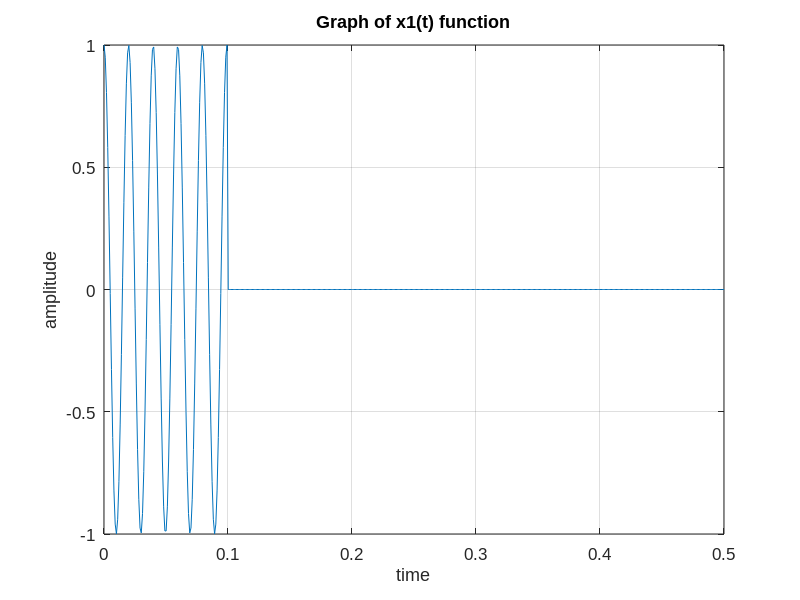
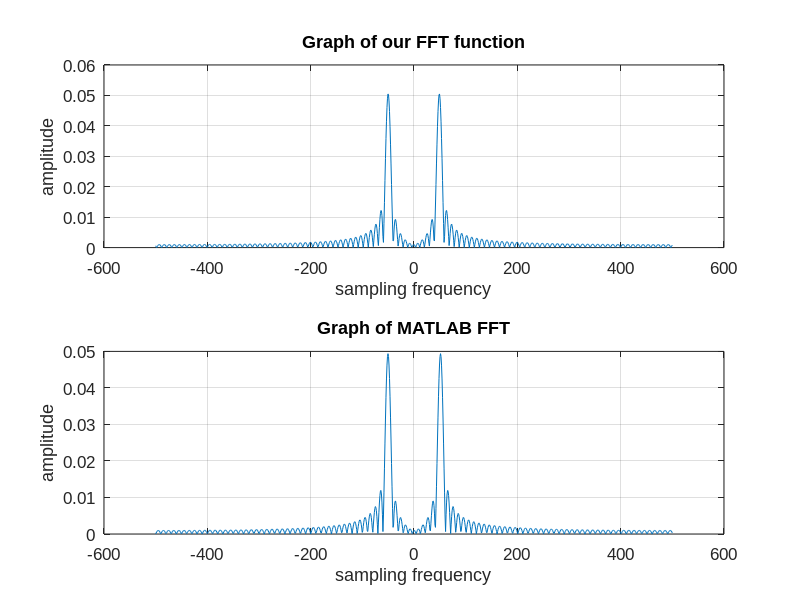
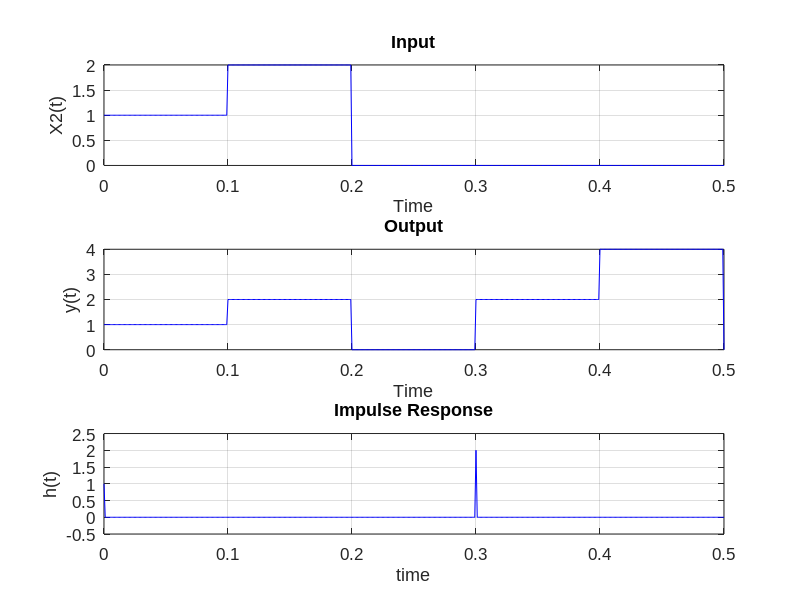

The MATLAB source for these figures, in order:
%part1
fc=50; fs=1000;
time1=linspace(0,0.1,100); time3=linspace(0,0.5,500);
array1=zeros(1,100); xdeneme=zeros(1,400); xtry=cos(2*pi*fc*time1);
x1=[xtry xdeneme];
figure
plot(time3,x1);
grid on;
xlabel('time') ;
ylabel('amplitude') ;
title('Graph of x1(t) function'); 
set(gca,'FontSize', 12,'FontName','Arial'); 

Fs=linspace(-fs/2,fs/2,1024);
dt=0.001;
N=1024;
k=1;
array=zeros(1024,1);

while k<=1024
    array(k)=sum(x1.*exp(-1i*2*pi*time3*(k-512))*dt);
   k=k+1;
end

Fx=(fft(x1,N))/1024;
Fx=fftshift(Fx);

figure
subplot(2,1,1)
plot(Fs,abs(array));
grid on;
xlabel('sampling frequency') ;
ylabel('amplitude') ;
title('Graph of our FFT function'); 
set(gca,'FontSize', 12,'FontName','Arial');
subplot(2,1,2);
plot(Fs,abs(Fx))
grid on;
xlabel('sampling frequency') ;
ylabel('amplitude') ;
title('Graph of MATLAB FFT'); 
set(gca,'FontSize', 12,'FontName','Arial');

%part2
d=0.5; Ts=0.001;
t=0:Ts:d;
x2= ((t)>=0.0)+((t>=0.1)-2*(t>=0.2));
y=((t)>=0.0)+((t>=0.1)-2*(t>=0.2)+2*(t>=0.3)+2*(t>=0.4)-4*(t>=0.5));
N=length(t);
X2=fft(x2,N);
Y=fft(y,N);
H=Y./X2;
h=ifft(H);

figure
subplot(3,1,1)
plot(t,x2,'b-');
grid on;
xlabel('Time') ;
ylabel('X2(t)') ;
title('Input'); 
set(gca,'FontSize', 12,'FontName','Arial');

subplot(3,1,2);
plot(t,y,'b-')
grid on;
xlabel('Time') ;
ylabel('y(t)') ;
title('Output'); 
set(gca,'FontSize', 12,'FontName','Arial');


subplot(3,1,3)
plot(t,h,'b-')
grid on;
xlabel('time') ;
ylabel('h(t)') ;
title('Impulse Response'); 
set(gca,'FontSize', 12,'FontName','Arial');


